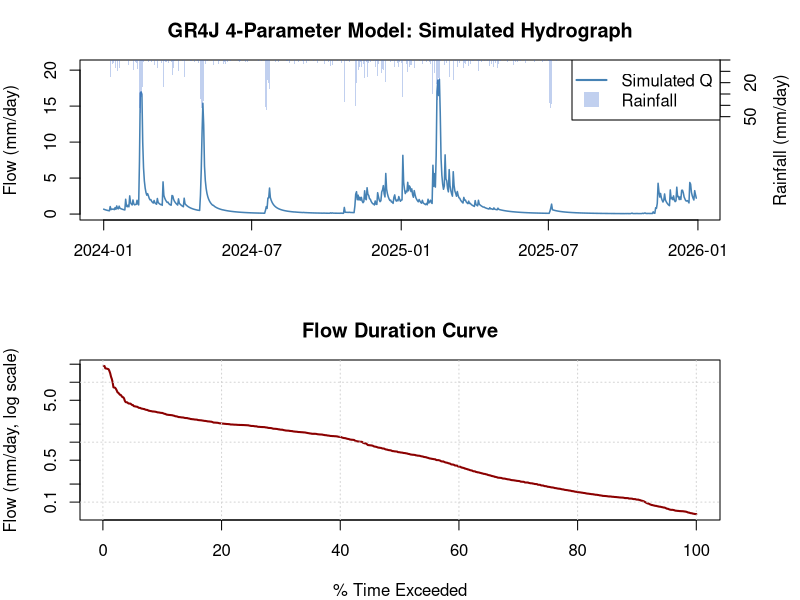

Here is the R script that generated this plot:
# ==============================================================================
# 4-Parameter Rainfall-Runoff Model (GR4J-style lumped conceptual model)
# ==============================================================================
# 
# Parameters:
# x1 - Maximum capacity of the production store (mm)
# x2 - Groundwater exchange coefficient (mm/day)
# x3 - Maximum capacity of the routing store (mm)
# x4 - Unit hydrograph time base (days)
# 
# Inputs:  Precipitation (P), Potential Evapotranspiration (PET)
# Outputs: Simulated streamflow (Q)
# ==============================================================================

library(data.table)

# — 1. Generate synthetic rainfall & PET data ––––––––––––––––
set.seed(42)
n_days <- 730 # 2 years

dates <- seq.Date(as.Date("2024-01-01"), by = "day", length.out = n_days)
day_of_year <- as.integer(format(dates, "%j"))

# Seasonal rainfall: wetter in winter, drier in summer (UK-ish climate)
seasonal_mean <- 3.0 + 2.5 * cos(2 * pi * (day_of_year - 15) / 365)
rain_raw       <- rgamma(n_days, shape = 0.6, scale = seasonal_mean / 0.6)
rain_raw[runif(n_days) < 0.45] <- 0  # ~45% dry days
P <- round(rain_raw, 2)

# Inject a few storm events

storm_days <- c(45, 120, 200, 310, 410, 550, 680)
for (sd in storm_days) {
  idx <- sd:min(sd + sample(2:5, 1), n_days)
  P[idx] <- P[idx] + runif(length(idx), 15, 45)
}

# PET: sinusoidal seasonal cycle (higher in summer)
PET <- round(pmax(0, 1.5 + 2.5 * sin(2 * pi * (day_of_year - 80) / 365) +
                    rnorm(n_days, 0, 0.3)), 2)

climate_dt <- data.table(date = dates, P = P, PET = PET)

cat("Synthetic climate data:\n")
print(summary(climate_dt[, .(P, PET)]))
cat(sprintf("\nTotal rainfall:  %.0f mm over %d days\n", sum(P), n_days))
cat(sprintf("Total PET:       %.0f mm over %d days\n", sum(PET), n_days))

# — 2. GR4J-inspired 4-parameter model –––––––––––––––––––
gr4j_run <- function(P, PET, x1, x2, x3, x4) {

  # P   = precipitation vector (mm/day)
  # PET = potential ET vector (mm/day)
  # x1  = production store capacity (mm), typical range [100, 1500]
  # x2  = groundwater exchange coeff (mm/day), typical range [-5, 5]
  # x3  = routing store capacity (mm), typical range [10, 500]
  # x4  = UH time base (days), typical range [0.5, 4]
  n <- length(P)
  
  # –– Unit hydrograph ordinates (SH1 - half based on x4) ––
  
  nh    <- ceiling(x4)
  UH    <- numeric(nh)
  for (k in seq_len(nh)) {
    UH[k] <- ifelse(k <= x4, (k / x4)^2.5 - ((k - 1) / x4)^2.5, 0)
  }
  UH <- UH / sum(UH)  # normalise
  
  # –– State variables ––
  
  S  <- x1 * 0.5   # production store level (start half-full)
  R  <- x3 * 0.5   # routing store level (start half-full)
  UH_queue <- rep(0, nh)
  
  Q_sim <- numeric(n)
  
  for (t in seq_len(n)) {
    # – Production store –
    # Net rainfall vs net ET
    if (P[t] >= PET[t]) {
      Pn  <- P[t] - PET[t]
      En  <- 0
      # Fraction entering production store
      ps  <- pmin(1, S / x1)
      Ps  <- x1 * (1 - ps^2) * tanh(Pn / x1) / (1 + ps * tanh(Pn / x1))
      S   <- S + Ps
      Pr  <- Pn - Ps  # excess rainfall (effective rainfall)
    } else {
      Pn  <- 0
      En  <- PET[t] - P[t]
      ps  <- pmin(1, S / x1)
      Es  <- S * (2 - ps) * tanh(En / x1) / (1 + (1 - ps) * tanh(En / x1))
      S   <- S - Es
      Pr  <- 0
    }
    
    # Percolation from production store
    perc <- S * (1 - (1 + (4 / 9 * S / x1)^4)^(-0.25))
    S    <- S - perc
    Pr   <- Pr + perc
    
    # -- Unit hydrograph convolution --
    UH_queue <- UH_queue + UH * Pr
    QUH      <- UH_queue[1]
    UH_queue <- c(UH_queue[-1], 0)
    
    # -- Routing store --
    # Groundwater exchange
    F <- x2 * (R / x3)^3.5
    R <- pmax(0, R + QUH * 0.9 + F)
    
    # Routing store outflow
    R_ratio <- pmin(1, R / x3)
    Qr      <- R * (1 - (1 + R_ratio^4)^(-0.25))
    R       <- R - Qr
    
    # Direct flow component
    Qd <- pmax(0, QUH * 0.1 + F)
    
    Q_sim[t] <- Qr + Qd

  }
  
  return(Q_sim)
}

# — 3. Run model with default parameters ————————————

params <- list(
  x1 = 350,   # production store capacity (mm)
  x2 = -0.5,  # groundwater exchange (mm/day) - slight loss
  x3 = 90,    # routing store capacity (mm)
  x4 = 1.7    # UH time base (days)
)

cat("\nModel parameters:\n")
cat(sprintf("  x1 (production store capacity) = %.0f mm\n", params$x1))
cat(sprintf("  x2 (groundwater exchange)      = %.1f mm/day\n", params$x2))
cat(sprintf("  x3 (routing store capacity)    = %.0f mm\n", params$x3))
cat(sprintf("  x4 (UH time base)              = %.1f days\n", params$x4))

Q_sim <- gr4j_run(P, PET, params$x1, params$x2, params$x3, params$x4)

climate_dt[, Q := round(Q_sim, 3)]

cat(sprintf("\nSimulated flow summary:\n"))
print(summary(climate_dt$Q))
cat(sprintf("Total runoff:    %.0f mm\n", sum(climate_dt$Q)))
cat(sprintf("Runoff ratio:    %.2f\n", sum(climate_dt$Q) / sum(P)))

# — 4. Sensitivity: vary each parameter ———————————––

cat("\n— Parameter sensitivity (% change in total Q) —\n")

base_Q <- sum(Q_sim)
deltas <- c(x1 = 500, x2 = 0.5, x3 = 150, x4 = 2.5)

for (nm in names(deltas)) {
  p_test       <- params
  p_test[[nm]] <- deltas[[nm]]
  Q_test       <- gr4j_run(P, PET, p_test$x1, p_test$x2, p_test$x3, p_test$x4)
  pct          <- (sum(Q_test) - base_Q) / base_Q * 100
  cat(sprintf("  %s: %.0f -> %.0f  =>  %+.1f%% change in total Q\n",
               nm, params[[nm]], deltas[[nm]], pct))
}

# — 5. Plots ––––––––––––––––––––––––––––––––

# Hydrograph + rainfall

par(mar = c(4, 4, 3, 4), mfrow = c(2, 1))

# Top panel: rainfall (inverted) + flow

plot(dates, Q_sim, type = "l", col = "steelblue", lwd = 1.5,
     xlab = "", ylab = "Flow (mm/day)",
     main = "GR4J 4-Parameter Model: Simulated Hydrograph",
     ylim = c(0, max(Q_sim) * 1.1))
par(new = TRUE)
barplot(P, col = rgb(0.2, 0.4, 0.8, 0.3), border = NA,
        axes = FALSE, xlab = "", ylab = "", space = 0,
        ylim = c(max(P) * 3, 0))
axis(4, at = pretty(c(0, max(P))), labels = pretty(c(0, max(P))))
mtext("Rainfall (mm/day)", side = 4, line = 2.5)
legend("topright", legend = c("Simulated Q", "Rainfall"),
        col = c("steelblue", rgb(0.2, 0.4, 0.8, 0.3)),
        lwd = c(2, NA), pch = c(NA, 15), pt.cex = 2, bg = "white")

# Bottom panel: flow duration curve

Q_sorted <- sort(Q_sim, decreasing = TRUE)
exceedance <- seq_along(Q_sorted) / length(Q_sorted) * 100
plot(exceedance, Q_sorted, type = "l", col = "darkred", lwd = 2,
     log = "y", xlab = "% Time Exceeded", ylab = "Flow (mm/day, log scale)",
     main = "Flow Duration Curve")
grid()

cat("\nDone. climate_dt contains date, P, PET, and simulated Q.\n")
